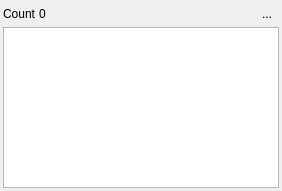
<?xml version="1.0" encoding="UTF-8"?>
<ui version="4.0">
 <class>Form</class>
 <widget class="QWidget" name="Form">
  <property name="geometry">
   <rect>
    <x>0</x>
    <y>0</y>
    <width>282</width>
    <height>191</height>
   </rect>
  </property>
  <property name="windowTitle">
   <string>Form</string>
  </property>
  <layout class="QVBoxLayout" name="verticalLayout">
   <property name="spacing">
    <number>3</number>
   </property>
   <property name="margin">
    <number>3</number>
   </property>
   <item>
    <layout class="QHBoxLayout" name="horizontalLayout">
     <property name="spacing">
      <number>3</number>
     </property>
     <item>
      <widget class="QLabel" name="label">
       <property name="text">
        <string>Count</string>
       </property>
      </widget>
     </item>
     <item>
      <widget class="QLabel" name="countLabel">
       <property name="text">
        <string>0</string>
       </property>
      </widget>
     </item>
     <item>
      <spacer name="horizontalSpacer">
       <property name="orientation">
        <enum>Qt::Horizontal</enum>
       </property>
       <property name="sizeHint" stdset="0">
        <size>
         <width>40</width>
         <height>20</height>
        </size>
       </property>
      </spacer>
     </item>
     <item>
      <widget class="QToolButton" name="clearButton">
       <property name="text">
        <string>...</string>
       </property>
       <property name="icon">
        <iconset resource="Experiment.qrc">
         <normaloff>:/openicon/icons/edit-clear-locationbar-rtl.png</normaloff>:/openicon/icons/edit-clear-locationbar-rtl.png</iconset>
       </property>
       <property name="autoRaise">
        <bool>true</bool>
       </property>
      </widget>
     </item>
    </layout>
   </item>
   <item>
    <widget class="QTableView" name="tableView">
     <property name="showGrid">
      <bool>false</bool>
     </property>
    </widget>
   </item>
  </layout>
 </widget>
 <resources>
  <include location="Experiment.qrc"/>
 </resources>
 <connections/>
</ui>
